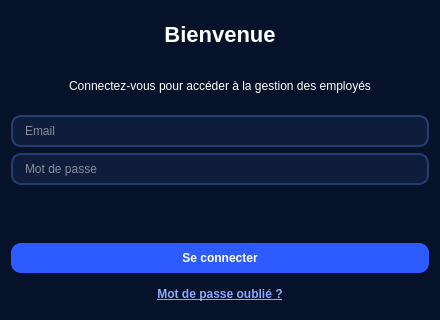
<?xml version="1.0" encoding="UTF-8"?>
<ui version="4.0">
 <class>LoginDialog</class>
 <widget class="QDialog" name="LoginDialog">
  <property name="geometry">
   <rect>
    <x>0</x>
    <y>0</y>
    <width>440</width>
    <height>320</height>
   </rect>
  </property>
  <property name="windowTitle">
   <string>Authentification</string>
  </property>
  <property name="styleSheet">
   <string notr="true">QDialog {
    background-color: #06122A;
    color: #ffffff;
    font-family: "Segoe UI";
}
QLineEdit {
    background-color: #0f1c3b;
    color: #ffffff;
    border: 1.5px solid #253c6f;
    border-radius: 10px;
    padding: 6px 10px;
}
QPushButton {
    background-color: #2d5bff;
    color: #ffffff;
    border-radius: 10px;
    padding: 8px 18px;
    font-weight: 600;
}
QPushButton:hover {
    background-color: #4d73ff;
}
QPushButton:pressed {
    background-color: #1f44c6;
}
QLabel#label_error {
    color: #ff8a80;
}
</string>
  </property>
  <layout class="QVBoxLayout" name="verticalLayout">
   <item>
    <widget class="QLabel" name="label_title">
     <property name="text">
      <string>Bienvenue</string>
     </property>
     <property name="alignment">
      <set>Qt::AlignCenter</set>
     </property>
     <property name="styleSheet">
      <string notr="true">font-size: 22px;
font-weight: 700;
color: #ffffff;</string>
     </property>
    </widget>
   </item>
   <item>
    <widget class="QLabel" name="label_subtitle">
     <property name="text">
      <string>Connectez-vous pour accéder à la gestion des employés</string>
     </property>
     <property name="alignment">
      <set>Qt::AlignCenter</set>
     </property>
     <property name="wordWrap">
      <bool>true</bool>
     </property>
     <property name="styleSheet">
      <string notr="true">color: #ffffff;</string>
     </property>
    </widget>
   </item>
   <item>
    <widget class="QLineEdit" name="lineEdit_login">
     <property name="placeholderText">
      <string>Email</string>
     </property>
    </widget>
   </item>
   <item>
    <widget class="QLineEdit" name="lineEdit_password">
     <property name="placeholderText">
      <string>Mot de passe</string>
     </property>
    </widget>
   </item>
   <item>
    <widget class="QLabel" name="label_error">
     <property name="text">
      <string/>
     </property>
     <property name="visible">
      <bool>false</bool>
     </property>
     <property name="alignment">
      <set>Qt::AlignCenter</set>
     </property>
    </widget>
   </item>
   <item>
    <widget class="QPushButton" name="pushButton_login">
     <property name="text">
      <string>Se connecter</string>
     </property>
    </widget>
   </item>
   <item>
    <widget class="QPushButton" name="pushButton_forgot">
     <property name="text">
      <string>Mot de passe oublié ?</string>
     </property>
     <property name="styleSheet">
      <string notr="true">QPushButton {
    background-color: transparent;
    color: #8ca9ff;
    border: none;
    text-decoration: underline;
    font-weight: 500;
}
QPushButton:hover {
    color: #c5d6ff;
}</string>
     </property>
    </widget>
   </item>
  </layout>
 </widget>
 <resources/>
 <connections/>
</ui>
